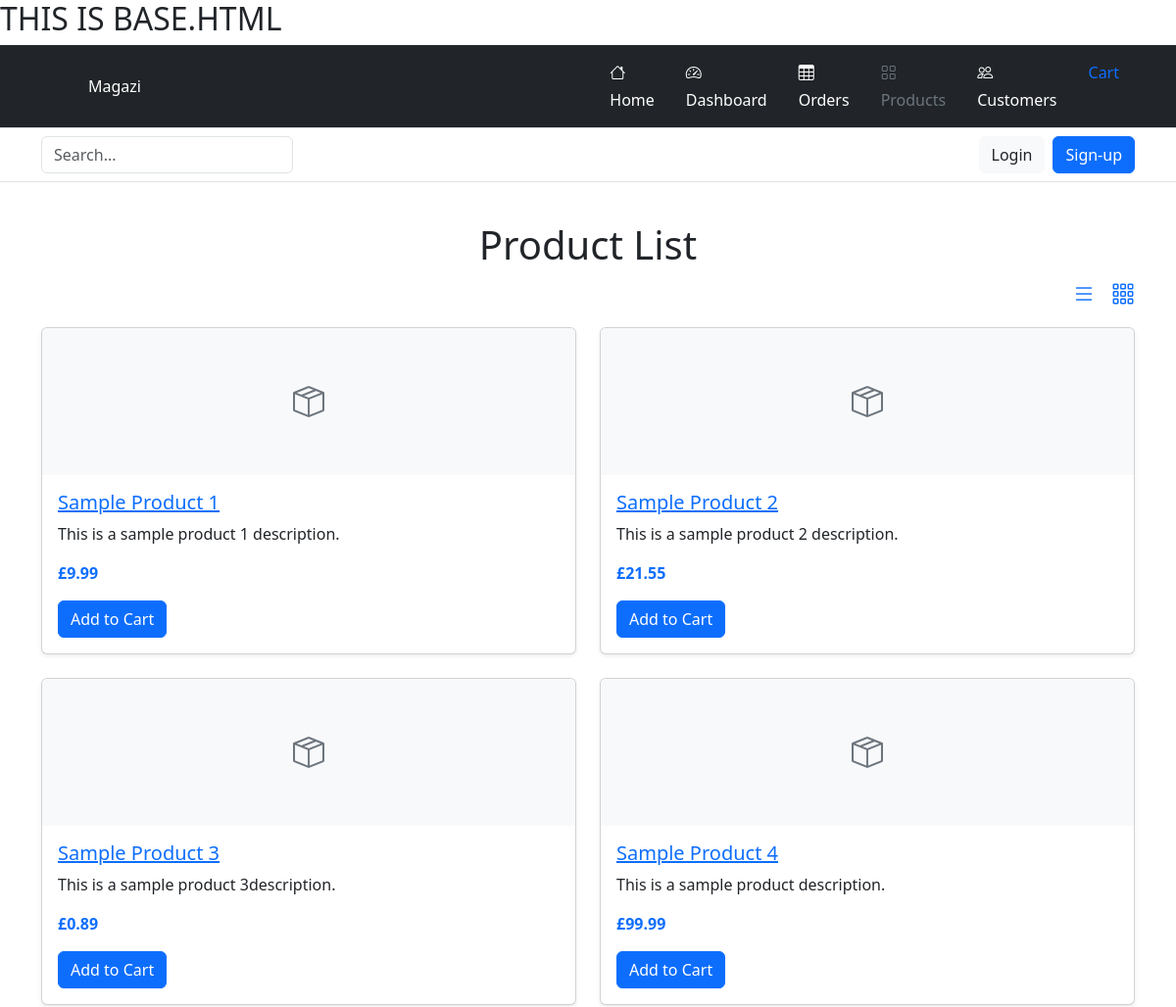
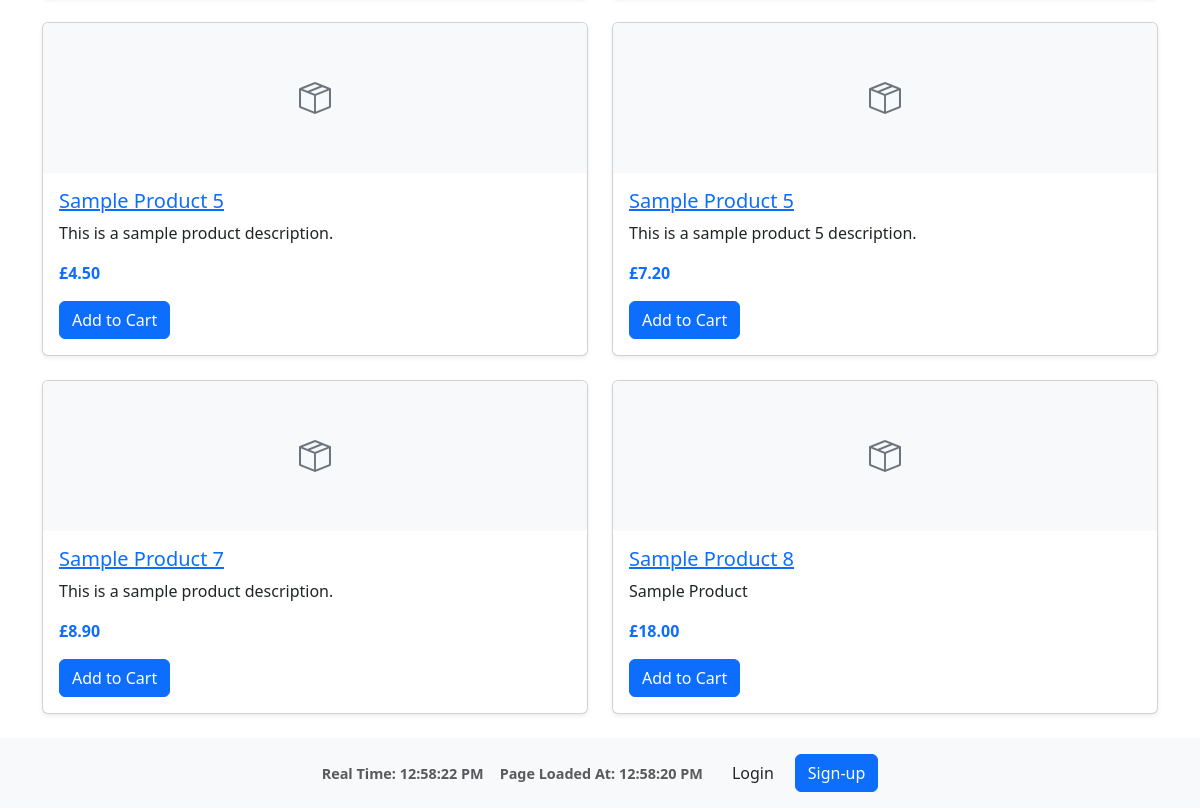
Screenshot of /products/ with the database file from the repository (2 pictures, top to bottom).
### products/models.py (models this page shows, shortened)
class Product(models.Model):
    name = models.CharField(max_length=255)
    description = models.TextField()
    price = models.DecimalField(max_digits=10, decimal_places=2)
    image = models.ImageField(upload_to='product_images/', null=True, blank=True)
    stock = models.PositiveIntegerField(default=0)  # Adăugăm stocul
    created_at = models.DateTimeField(auto_now_add=True)
    updated_at = models.DateTimeField(auto_now=True)

### products/views.py (the view)
# urls.py: path('', views.product_list, name='product_list'),
def product_list(request):
    products = Product.objects.all()  # Retrieve all products from the database
    return render(request, 'products/product_list.html', {'products': products})

### cart/context.py (called while the page is built, shortened)
def cart_summary(request):
    cart = request.session.get('cart', {})
    cart_items = []
    total = 0
    return {'cart_total': total, 'cart_items': cart_items}

### products/templates/products/product_list.html (shortened to what this page needs)
{% extends "base.html" %}
{% load static %}
{% block extracss %}
    <link href="{% static 'css/products.css' %}" rel="stylesheet">
{% endblock %}
{% block content %}
<div class="container my-4">
    <h1 class="text-center">Product List</h1>
    <div class="d-flex justify-content-end mb-3">
        <a id="toggle-list" href="#" class="me-3" title="List View">
            <i class="bi bi-list" style="font-size: 1.5rem; color: #0d6efd;"></i>
        </a>
        <a id="toggle-grid" href="#" title="Grid View">
            <i class="bi bi-grid-3x3-gap" style="font-size: 1.5rem; color: #0d6efd;"></i>
        </a>
    </div>
    <div id="product-container" class="row row-cols-1 row-cols-md-2 g-4">
        {% for product in products %}
            <div class="col">
                <div class="card h-100 shadow-sm">
                    {% if product.image %}
                        <img src="{{ product.image.url }}" class="card-img-top" alt="{{ product.name }}">
                    {% else %}
                        <div class="card-img-top d-flex justify-content-center align-items-center bg-light" style="height: 150px;">
                            <i class="bi bi-box-seam" style="font-size: 2rem; color: #6c757d;"></i>
                        </div>
                    {% endif %}
                    <div class="card-body">
                        <h5 class="card-title">
                            <a href="{% url 'products:product_detail' product.id %}">{{ product.name }}</a>
                        </h5>
                        <p class="card-text">{{ product.description|truncatechars:100 }}</p>
                        <p class="card-text text-primary fw-bold">£{{ product.price }}</p>
                        <a href="{% url 'cart:add_to_cart' product.id %}" class="btn btn-primary">Add to Cart</a>
                    </div>
                </div>
            </div>
        {% endfor %}
    </div>
</div>
{% endblock %}

### static/css/base_style.css (style rules this page uses)
html, body { min-height: 100vh; margin: 0; display: flex; flex-direction: column; }

### rows the page displays
Product: name "Sample Product 1", description "This is a sample product 1 description.", price "9.99"
Product: name "Sample Product 2", description "This is a sample product 2 description.", price "21.55"
Product: name "Sample Product 3", description "This is a sample product 3description.", price "0.89"
Product: name "Sample Product 4", description "This is a sample product description.", price "99.99"
Product: name "Sample Product 5", description "This is a sample product description.", price "4.50"
Product: name "Sample Product 5", description "This is a sample product 5 description.", price "7.20"
Product: name "Sample Product 7", description "This is a sample product description.", price "8.90"
Product: name "Sample Product 8", description "Sample Product", price "18.00"
